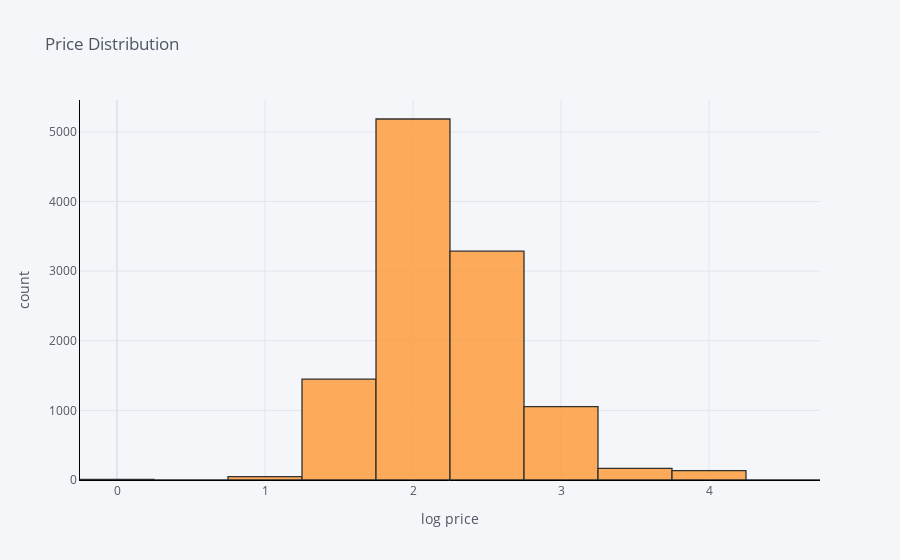

Notebook source saved alongside this figure:
### Code cell
df['log_price'].iplot(
    kind='hist',
    bins=20,
    xTitle='log price',
    linecolor='black',
    yTitle='count',
    title='Price Distribution')

### Figure 1 — Plotly figure (JSON) as saved in the notebook; plotly's stock layout.template omitted (floating-point values rounded to 4 significant figures; data arrays with more than 128 entries replaced by an {"elided": "..."} marker saying what was removed)
{"data": [{"histfunc": "count", "histnorm": "", "marker": {"color": "rgba(255, 153, 51, 1.0)", "line": {"color": "#000000", "width": 1.3}}, "name": "log_price", "nbinsx": 20, "opacity": 0.8, "orientation": "v", "type": "histogram", "x": {"elided": "11333 float values"}}], "layout": {"barmode": "overlay", "legend": {"bgcolor": "#F5F6F9", "font": {"color": "#4D5663"}}, "paper_bgcolor": "#F5F6F9", "plot_bgcolor": "#F5F6F9", "title": {"font": {"color": "#4D5663"}, "text": "Price Distribution"}, "xaxis": {"gridcolor": "#E1E5ED", "linecolor": "black", "showgrid": true, "tickfont": {"color": "#4D5663"}, "title": {"font": {"color": "#4D5663"}, "text": "log price"}, "zerolinecolor": "#E1E5ED"}, "yaxis": {"gridcolor": "#E1E5ED", "linecolor": "black", "showgrid": true, "tickfont": {"color": "#4D5663"}, "title": {"font": {"color": "#4D5663"}, "text": "count"}, "zerolinecolor": "#E1E5ED"}}}
